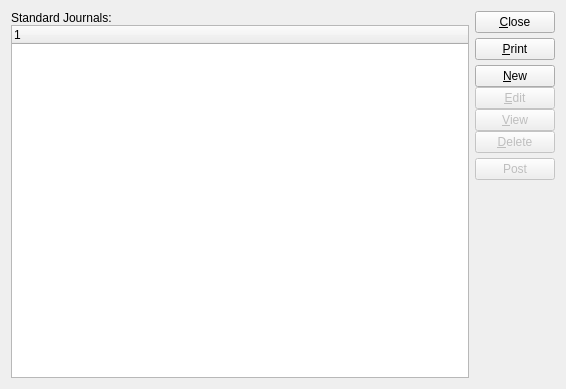
<?xml version="1.0" encoding="UTF-8"?>
<ui version="4.0">
 <comment>This file is part of the xTuple ERP: PostBooks Edition, a free and
open source Enterprise Resource Planning software suite,
Copyright (c) 1999-2019 by OpenMFG LLC, d/b/a xTuple.
It is licensed to you under the Common Public Attribution License
version 1.0, the full text of which (including xTuple-specific Exhibits)
is available at www.xtuple.com/CPAL.  By using this software, you agree
to be bound by its terms.</comment>
 <class>standardJournals</class>
 <widget class="QWidget" name="standardJournals">
  <property name="geometry">
   <rect>
    <x>0</x>
    <y>0</y>
    <width>566</width>
    <height>389</height>
   </rect>
  </property>
  <property name="windowTitle">
   <string>List Standard Journals</string>
  </property>
  <layout class="QHBoxLayout">
   <item>
    <layout class="QVBoxLayout">
     <property name="spacing">
      <number>0</number>
     </property>
     <property name="margin">
      <number>0</number>
     </property>
     <item>
      <widget class="QLabel" name="_standardJournalsLit">
       <property name="text">
        <string>Standard Journals:</string>
       </property>
      </widget>
     </item>
     <item>
      <widget class="XTreeWidget" name="_stdjrnl">
       <property name="sizePolicy">
        <sizepolicy hsizetype="Expanding" vsizetype="Expanding">
         <horstretch>0</horstretch>
         <verstretch>0</verstretch>
        </sizepolicy>
       </property>
      </widget>
     </item>
    </layout>
   </item>
   <item>
    <layout class="QVBoxLayout">
     <property name="spacing">
      <number>0</number>
     </property>
     <property name="margin">
      <number>0</number>
     </property>
     <item>
      <layout class="QVBoxLayout">
       <property name="spacing">
        <number>5</number>
       </property>
       <property name="margin">
        <number>0</number>
       </property>
       <item>
        <widget class="QPushButton" name="_close">
         <property name="text">
          <string>&amp;Close</string>
         </property>
        </widget>
       </item>
       <item>
        <widget class="QPushButton" name="_print">
         <property name="text">
          <string>&amp;Print</string>
         </property>
        </widget>
       </item>
       <item>
        <layout class="QVBoxLayout">
         <property name="spacing">
          <number>0</number>
         </property>
         <property name="margin">
          <number>0</number>
         </property>
         <item>
          <widget class="QPushButton" name="_new">
           <property name="text">
            <string>&amp;New</string>
           </property>
          </widget>
         </item>
         <item>
          <widget class="QPushButton" name="_edit">
           <property name="enabled">
            <bool>false</bool>
           </property>
           <property name="text">
            <string>&amp;Edit</string>
           </property>
          </widget>
         </item>
         <item>
          <widget class="QPushButton" name="_view">
           <property name="enabled">
            <bool>false</bool>
           </property>
           <property name="text">
            <string>&amp;View</string>
           </property>
          </widget>
         </item>
         <item>
          <widget class="QPushButton" name="_delete">
           <property name="enabled">
            <bool>false</bool>
           </property>
           <property name="text">
            <string>&amp;Delete</string>
           </property>
          </widget>
         </item>
        </layout>
       </item>
       <item>
        <widget class="QPushButton" name="_post">
         <property name="enabled">
          <bool>false</bool>
         </property>
         <property name="text">
          <string>Post</string>
         </property>
        </widget>
       </item>
      </layout>
     </item>
     <item>
      <spacer>
       <property name="orientation">
        <enum>Qt::Vertical</enum>
       </property>
       <property name="sizeType">
        <enum>QSizePolicy::Expanding</enum>
       </property>
       <property name="sizeHint" stdset="0">
        <size>
         <width>20</width>
         <height>159</height>
        </size>
       </property>
      </spacer>
     </item>
    </layout>
   </item>
  </layout>
 </widget>
 <layoutdefault spacing="6" margin="11"/>
 <customwidgets>
  <customwidget>
   <class>XTreeWidget</class>
   <extends>QTreeWidget</extends>
   <header>xtreewidget.h</header>
   <container>1</container>
  </customwidget>
 </customwidgets>
 <tabstops>
  <tabstop>_stdjrnl</tabstop>
  <tabstop>_new</tabstop>
  <tabstop>_edit</tabstop>
  <tabstop>_view</tabstop>
  <tabstop>_delete</tabstop>
  <tabstop>_post</tabstop>
  <tabstop>_print</tabstop>
  <tabstop>_close</tabstop>
 </tabstops>
 <resources/>
 <connections>
  <connection>
   <sender>_close</sender>
   <signal>clicked()</signal>
   <receiver>standardJournals</receiver>
   <slot>close()</slot>
   <hints>
    <hint type="sourcelabel">
     <x>20</x>
     <y>20</y>
    </hint>
    <hint type="destinationlabel">
     <x>20</x>
     <y>20</y>
    </hint>
   </hints>
  </connection>
  <connection>
   <sender>_stdjrnl</sender>
   <signal>valid(bool)</signal>
   <receiver>_view</receiver>
   <slot>setEnabled(bool)</slot>
   <hints>
    <hint type="sourcelabel">
     <x>20</x>
     <y>20</y>
    </hint>
    <hint type="destinationlabel">
     <x>20</x>
     <y>20</y>
    </hint>
   </hints>
  </connection>
 </connections>
</ui>
